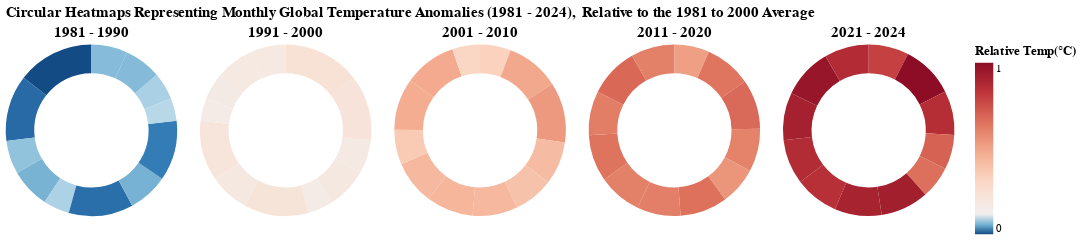

The cell this chart's notebook holds for it:
### Markdown cell above
## Visualization 2: Circular heatmaps representing the monthly global temperature anomalies from 1970 to 2015

### Relative to the 1981 to 2000 Average

### Code cell
# Base pie chart for each period
base = alt.Chart(month_avg_temp).mark_arc(innerRadius=50).encode(
    theta=alt.Theta('temp_diff:Q', stack=True),  # Each month is a slice
    color=alt.Color('temp_diff:Q',
                    scale=alt.Scale(scheme='redblue', domainMid=0),  # Diverging colors
                    legend=alt.Legend(title="Temperature Anomaly (°C)")
                    ),
    order=alt.Order('angle:Q'),  # Ensure correct month order
    tooltip=['month:N', 'temp_diff:Q']
)

# Base chart with a filter for a specific period
def create_period_chart(period):
    return alt.Chart(month_avg_temp).transform_filter(
        alt.datum.period == period  # Filter for one specific period
    ).mark_arc(innerRadius=50).encode(
        theta=alt.Theta('temp_diff:Q', stack=True),  # Each month's anomaly
        color=alt.Color('temp_diff:Q',
                        scale=alt.Scale(scheme='redblue', domainMid=0, reverse=True),  # Diverging colors
                        legend=alt.Legend(title="Relative Temp(°C)")
                        ),
        order=alt.Order('angle:Q'),  # Correct month order
        tooltip=[
            alt.Tooltip('month:N', title='Month'),
            alt.Tooltip('temp_diff:Q', title='Relative Temp(°C)', format='.2f')
        ]
    ).properties(
        title=period, width=150, height=150
    )

# Generate a list of charts, one for each period
chart = [create_period_chart(period) for period in month_avg_temp['period'].unique()]

# Concatenate all charts
final_chart = alt.concat(*chart, columns=5).properties(
    title="Circular Heatmaps Representing Monthly Global Temperature Anomalies (1981 - 2024), \nRelative to the 1981 to 2000 Average",
    
)

final_chart

### Figure 1 — Vega-Lite specification as saved in the notebook (floating-point values rounded to 4 significant figures)
{"config": {"view": {"continuousWidth": 300, "continuousHeight": 300}}, "concat": [{"mark": {"type": "arc", "innerRadius": 50}, "encoding": {"color": {"field": "temp_diff", "legend": {"title": "Relative Temp(°C)"}, "scale": {"domainMid": 0, "reverse": true, "scheme": "redblue"}, "type": "quantitative"}, "order": {"field": "angle", "type": "quantitative"}, "theta": {"field": "temp_diff", "stack": true, "type": "quantitative"}, "tooltip": [{"field": "month", "title": "Month", "type": "nominal"}, {"field": "temp_diff", "format": ".2f", "title": "Relative Temp(°C)", "type": "quantitative"}]}, "height": 150, "title": "1981 - 1990", "transform": [{"filter": "(datum.period === '1981 - 1990')"}], "width": 150}, {"mark": {"type": "arc", "innerRadius": 50}, "encoding": {"color": {"field": "temp_diff", "legend": {"title": "Relative Temp(°C)"}, "scale": {"domainMid": 0, "reverse": true, "scheme": "redblue"}, "type": "quantitative"}, "order": {"field": "angle", "type": "quantitative"}, "theta": {"field": "temp_diff", "stack": true, "type": "quantitative"}, "tooltip": [{"field": "month", "title": "Month", "type": "nominal"}, {"field": "temp_diff", "format": ".2f", "title": "Relative Temp(°C)", "type": "quantitative"}]}, "height": 150, "title": "1991 - 2000", "transform": [{"filter": "(datum.period === '1991 - 2000')"}], "width": 150}, {"mark": {"type": "arc", "innerRadius": 50}, "encoding": {"color": {"field": "temp_diff", "legend": {"title": "Relative Temp(°C)"}, "scale": {"domainMid": 0, "reverse": true, "scheme": "redblue"}, "type": "quantitative"}, "order": {"field": "angle", "type": "quantitative"}, "theta": {"field": "temp_diff", "stack": true, "type": "quantitative"}, "tooltip": [{"field": "month", "title": "Month", "type": "nominal"}, {"field": "temp_diff", "format": ".2f", "title": "Relative Temp(°C)", "type": "quantitative"}]}, "height": 150, "title": "2001 - 2010", "transform": [{"filter": "(datum.period === '2001 - 2010')"}], "width": 150}, {"mark": {"type": "arc", "innerRadius": 50}, "encoding": {"color": {"field": "temp_diff", "legend": {"title": "Relative Temp(°C)"}, "scale": {"domainMid": 0, "reverse": true, "scheme": "redblue"}, "type": "quantitative"}, "order": {"field": "angle", "type": "quantitative"}, "theta": {"field": "temp_diff", "stack": true, "type": "quantitative"}, "tooltip": [{"field": "month", "title": "Month", "type": "nominal"}, {"field": "temp_diff", "format": ".2f", "title": "Relative Temp(°C)", "type": "quantitative"}]}, "height": 150, "title": "2011 - 2020", "transform": [{"filter": "(datum.period === '2011 - 2020')"}], "width": 150}, {"mark": {"type": "arc", "innerRadius": 50}, "encoding": {"color": {"field": "temp_diff", "legend": {"title": "Relative Temp(°C)"}, "scale": {"domainMid": 0, "reverse": true, "scheme": "redblue"}, "type": "quantitative"}, "order": {"field": "angle", "type": "quantitative"}, "theta": {"field": "temp_diff", "stack": true, "type": "quantitative"}, "tooltip": [{"field": "month", "title": "Month", "type": "nominal"}, {"field": "temp_diff", "format": ".2f", "title": "Relative Temp(°C)", "type": "quantitative"}]}, "height": 150, "title": "2021 - 2024", "transform": [{"filter": "(datum.period === '2021 - 2024')"}], "width": 150}], "columns": 5, "data": {"name": "data-58d6c78a33b49a2297cbe5fb57b30cb4"}, "title": "Circular Heatmaps Representing Monthly Global Temperature Anomalies (1981 - 2024), \nRelative to the 1981 to 2000 Average", "$schema": "https://vega.github.io/schema/vega-lite/v5.20.1.json", "datasets": {"data-58d6c78a33b49a2297cbe5fb57b30cb4": [{"period": "1981 - 1990", "month": 1, "temp_diff": -0.1832, "angle": 30.0}, {"period": "1981 - 1990", "month": 2, "temp_diff": -0.1577, "angle": 60.0}, {"period": "1981 - 1990", "month": 3, "temp_diff": -0.07968, "angle": 90.0}, {"period": "1981 - 1990", "month": 4, "temp_diff": -0.09459, "angle": 120.0}, {"period": "1981 - 1990", "month": 5, "temp_diff": -0.06219, "angle": 150.0}, {"period": "1981 - 1990", "month": 6, "temp_diff": -0.1536, "angle": 180.0}, {"period": "1981 - 1990", "month": 7, "temp_diff": -0.09493, "angle": 210.0}, {"period": "1981 - 1990", "month": 8, "temp_diff": -0.1433, "angle": 240.0}, {"period": "1981 - 1990", "month": 9, "temp_diff": -0.05445, "angle": 270.0}, {"period": "1981 - 1990", "month": 10, "temp_diff": -0.06508, "angle": 300.0}, {"period": "1981 - 1990", "month": 11, "temp_diff": -0.08729, "angle": 330.0}, {"period": "1981 - 1990", "month": 12, "temp_diff": -0.08641, "angle": 360.0}, {"period": "1991 - 2000", "month": 1, "temp_diff": 0.1832, "angle": 30.0}, {"period": "1991 - 2000", "month": 2, "temp_diff": 0.1577, "angle": 60.0}, {"period": "1991 - 2000", "month": 3, "temp_diff": 0.07968, "angle": 90.0}, {"period": "1991 - 2000", "month": 4, "temp_diff": 0.09459, "angle": 120.0}, {"period": "1991 - 2000", "month": 5, "temp_diff": 0.06219, "angle": 150.0}, {"period": "1991 - 2000", "month": 6, "temp_diff": 0.1536, "angle": 180.0}, {"period": "1991 - 2000", "month": 7, "temp_diff": 0.09493, "angle": 210.0}, {"period": "1991 - 2000", "month": 8, "temp_diff": 0.1433, "angle": 240.0}, {"period": "1991 - 2000", "month": 9, "temp_diff": 0.05445, "angle": 270.0}, {"period": "1991 - 2000", "month": 10, "temp_diff": 0.06508, "angle": 300.0}, {"period": "1991 - 2000", "month": 11, "temp_diff": 0.08729, "angle": 330.0}, {"period": "1991 - 2000", "month": 12, "temp_diff": 0.08641, "angle": 360.0}, {"period": "2001 - 2010", "month": 1, "temp_diff": 0.3286, "angle": 30.0}, {"period": "2001 - 2010", "month": 2, "temp_diff": 0.5707, "angle": 60.0}, {"period": "2001 - 2010", "month": 3, "temp_diff": 0.6419, "angle": 90.0}, {"period": "2001 - 2010", "month": 4, "temp_diff": 0.4584, "angle": 120.0}, {"period": "2001 - 2010", "month": 5, "temp_diff": 0.425, "angle": 150.0}, {"period": "2001 - 2010", "month": 6, "temp_diff": 0.4811, "angle": 180.0}, {"period": "2001 - 2010", "month": 7, "temp_diff": 0.4967, "angle": 210.0}, {"period": "2001 - 2010", "month": 8, "temp_diff": 0.4752, "angle": 240.0}, {"period": "2001 - 2010", "month": 9, "temp_diff": 0.3691, "angle": 270.0}, {"period": "2001 - 2010", "month": 10, "temp_diff": 0.549, "angle": 300.0}, {"period": "2001 - 2010", "month": 11, "temp_diff": 0.5615, "angle": 330.0}, {"period": "2001 - 2010", "month": 12, "temp_diff": 0.2961, "angle": 360.0}, {"period": "2011 - 2020", "month": 1, "temp_diff": 0.6117, "angle": 30.0}, {"period": "2011 - 2020", "month": 2, "temp_diff": 0.8129, "angle": 60.0}, {"period": "2011 - 2020", "month": 3, "temp_diff": 0.8652, "angle": 90.0}, {"period": "2011 - 2020", "month": 4, "temp_diff": 0.7515, "angle": 120.0}, {"period": "2011 - 2020", "month": 5, "temp_diff": 0.66, "angle": 150.0}, {"period": "2011 - 2020", "month": 6, "temp_diff": 0.8275, "angle": 180.0}, {"period": "2011 - 2020", "month": 7, "temp_diff": 0.7633, "angle": 210.0}, {"period": "2011 - 2020", "month": 8, "temp_diff": 0.7611, "angle": 240.0}, {"period": "2011 - 2020", "month": 9, "temp_diff": 0.8161, "angle": 270.0}, {"period": "2011 - 2020", "month": 10, "temp_diff": 0.7714, "angle": 300.0}, {"period": "2011 - 2020", "month": 11, "temp_diff": 0.8692, "angle": 330.0}, {"period": "2011 - 2020", "month": 12, "temp_diff": 0.762, "angle": 360.0}, {"period": "2021 - 2024", "month": 1, "temp_diff": 1.038, "angle": 30.0}, {"period": "2021 - 2024", "month": 2, "temp_diff": 1.36, "angle": 60.0}, {"period": "2021 - 2024", "month": 3, "temp_diff": 1.14, "angle": 90.0}, {"period": "2021 - 2024", "month": 4, "temp_diff": 0.8959, "angle": 120.0}, {"period": "2021 - 2024", "month": 5, "temp_diff": 0.835, "angle": 150.0}, {"period": "2021 - 2024", "month": 6, "temp_diff": 1.241, "angle": 180.0}, {"period": "2021 - 2024", "month": 7, "temp_diff": 1.213, "angle": 210.0}, {"period": "2021 - 2024", "month": 8, "temp_diff": 1.131, "angle": 240.0}, {"period": "2021 - 2024", "month": 9, "temp_diff": 1.156, "angle": 270.0}, {"period": "2021 - 2024", "month": 10, "temp_diff": 1.227, "angle": 300.0}, {"period": "2021 - 2024", "month": 11, "temp_diff": 1.299, "angle": 330.0}, {"period": "2021 - 2024", "month": 12, "temp_diff": 1.151, "angle": 360.0}]}}
